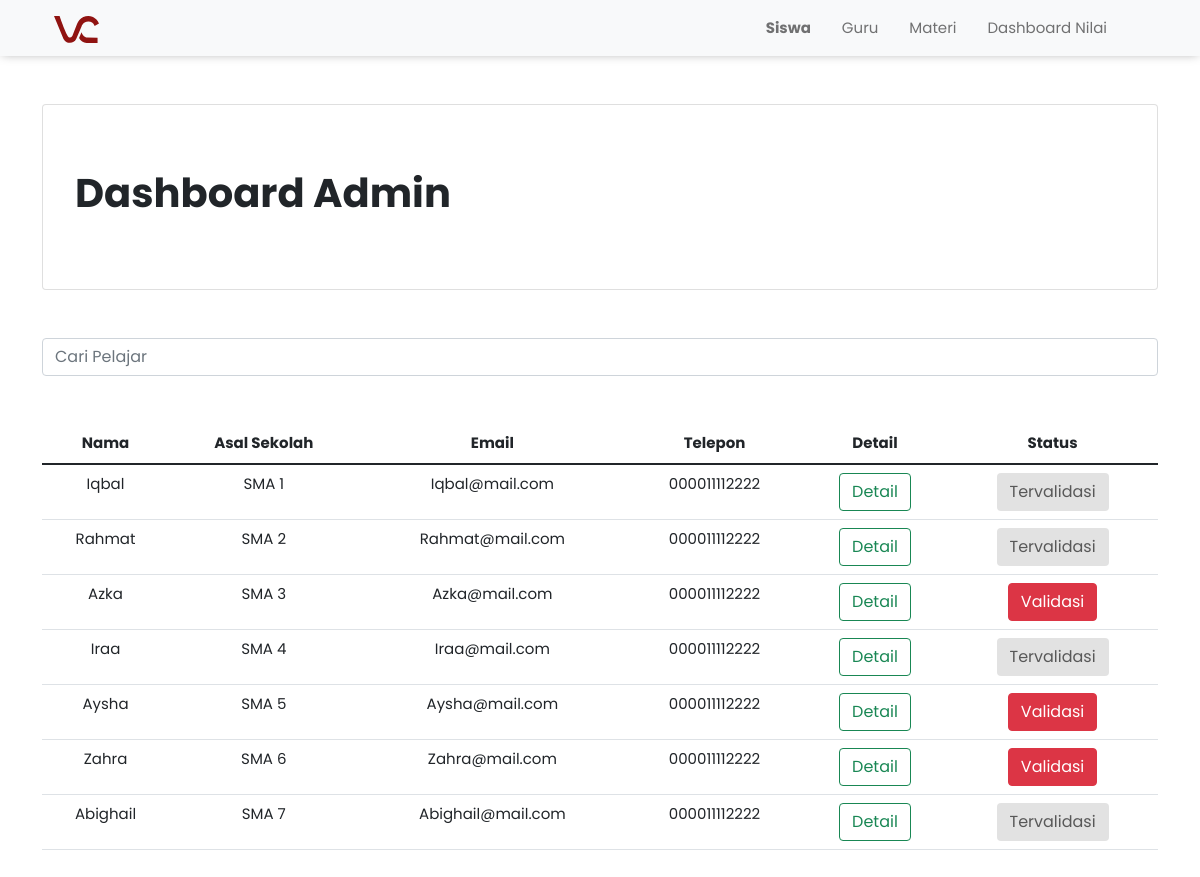
Page /admin/admin.php (signed in) on the earlier database version.
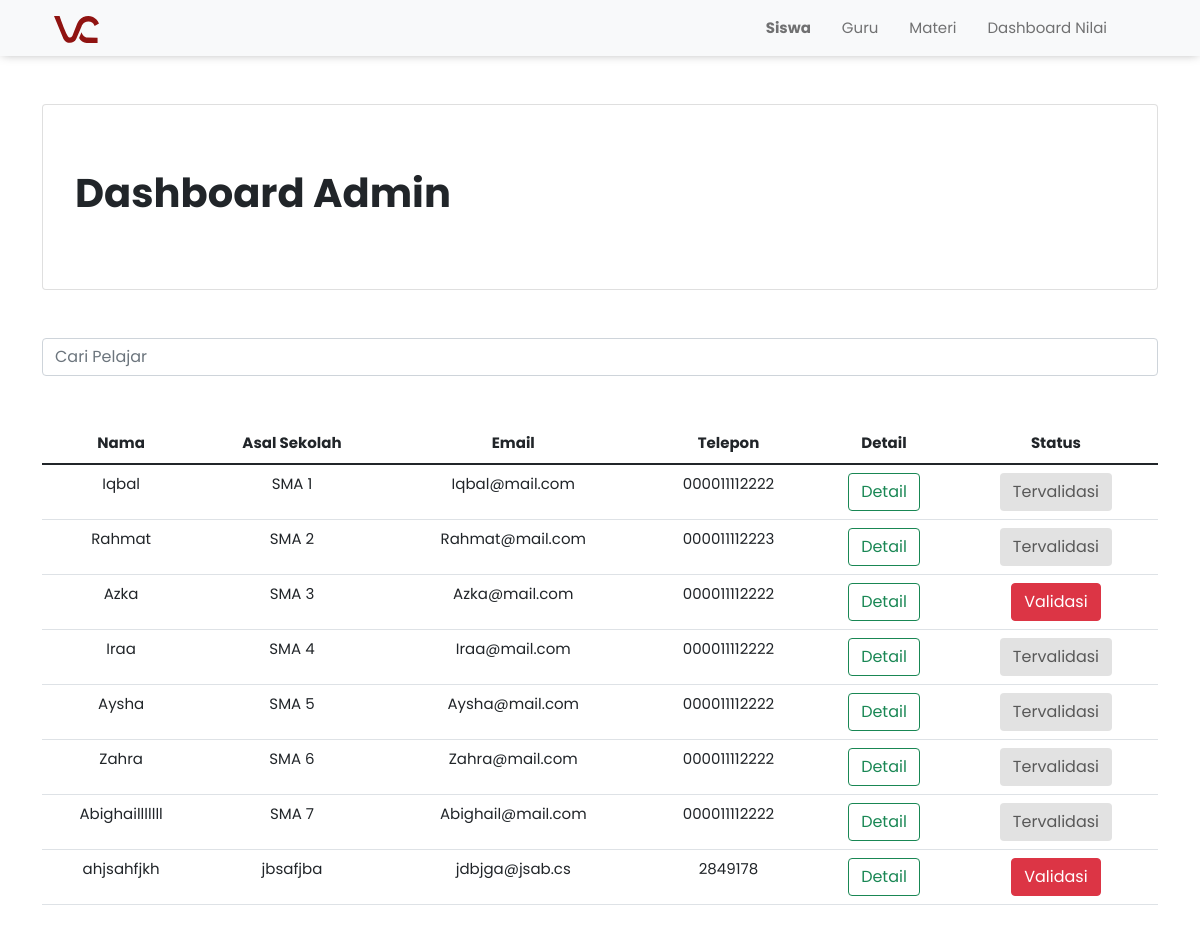
Same page on the later database version.
### tables this page shows
CREATE TABLE `user` (
  `id_user` int(11) NOT NULL,
  `nama_user` varchar(255) NOT NULL,
  `asal_sekolah` varchar(100) NOT NULL,
  `jk` enum('Perempuan','Laki-Laki') NOT NULL,
  `kelas` varchar(10) NOT NULL,
  `email` varchar(100) NOT NULL,
  `telepon` varchar(13) NOT NULL,
  `password` varchar(50) NOT NULL,
  `kartu_pelajar` varchar(255) NOT NULL,
  `validated` tinyint(1) NOT NULL
);

### admin/admin.php (the view, shortened to what this page needs)
<?php
    include '../conn.php';
	$user = mysqli_query($conn, 'SELECT * FROM user');
?>
<!doctype html>
<html lang="en">
<head>
	<link href="https://cdn.jsdelivr.net/npm/bootstrap@5.1.3/dist/css/bootstrap.min.css" rel="stylesheet">
	<link rel="stylesheet" href="../assets/css/style.css">
</head>
<body>
	<nav class="navbar navbar-expand-lg navbar-light bg-light" style="box-shadow: 0px 0px 10px -2px rgba(0,0,0,0.35);">
		<div class="container ps-4 pe-4">
			<a class="navbar-brand" href="#">
                <img src="../assets/img/virtuclass_logo.svg" width="15%" alt="virtuclass-logo">
            </a>
			<div class="collapse navbar-collapse" id="navbarNav">
				<ul class="navbar-nav ms-auto">
                    <li class="nav-item">
						<a class="nav-link" href="admin.php"><b>Siswa</b>&emsp;</a>
					</li>
					<li class="nav-item">
						<a class="nav-link" href="mgmt_guru.php">Guru&emsp;</a>
					</li>
					<li class="nav-item">
						<a class="nav-link" href="uploadMateri.php">Materi&emsp;</a>
					</li>
					<li class="nav-item">
						<a class="nav-link" href="dashboard.php">Dashboard Nilai&emsp;</a>
					</li>
					<li class="nav-item">
						<a class="nav-link" href="../logout.php"><span class="iconify-inline" data-icon="carbon:logout"></span></a>
					</li>
				</ul>
			</div>
		</div>
	</nav>
	<div class="container mt-5">
		<div class="card">
            <div class="card-body">
                <div class="container p-5 ps-3">
                    <h1>
                        <b> Dashboard Admin </b>
                    </h1>
                </div>
            </div>
		</div>
		<input type="text" id="search" class="form-control mt-5" placeholder="Cari Pelajar">
		<div style="overflow-x:auto;">
			<table class="table mt-5" style="text-align: center;">
				<thead>
					<tr>
						<th>Nama</th>
						<th>Asal Sekolah</th>
						<th>Email</th>
						<th>Telepon</th>
						<th>Detail</th>
						<th>Status</th>
					</tr>
				</thead>
				<tbody id="tampil">
					<?php foreach ($user as $dataUser) { ?>
						<tr>
							<td><?php echo $dataUser['nama_user'] ?> </td>
							<td><?php echo $dataUser['asal_sekolah'] ?> </td>
							<td><?php echo $dataUser['email'] ?> </td>
							<td><?php echo $dataUser['telepon'] ?> </td>
							<td>
								<a href="detail.php?id_user=<?php echo $dataUser['id_user']; ?>" class="btn btn-outline-success" data-bs-toggle="modal" data-bs-target="#exampleModal-<?php echo $dataUser['id_user']; ?>">Detail</a>
							</td>
							<td>
								<?php if ($dataUser['validated'] == "1") { ?>
									<a href="acc.php?id_user=<?php echo $dataUser['id_user']; ?>" class="btn disabled" style="background-color: lightgrey; color: black;">Tervalidasi</a>
								<?php } else { ?>
									<a href="acc.php?id_user=<?php echo $dataUser['id_user']; ?>" class="btn btn-danger">Validasi</a>
								<?php } ?>
							</td>
						</tr>
					<?php } ?>
				</tbody>
			</table>
		</div>
	</div>
	<br><br><br>
</body>
</html>

Differences in the rows shown:
changed user "Rahmat": telepon "000011112222" → "000011112223"
changed user "Aysha": validated "Validasi" → "Tervalidasi"
changed user "Zahra": validated "Validasi" → "Tervalidasi"
changed user "SMA 7": nama_user "Abighail" → "Abighailllllll"
added user: nama_user "ahjsahfjkh", asal_sekolah "jbsafjba", email "jdbjga@jsab.cs", telepon "2849178"
